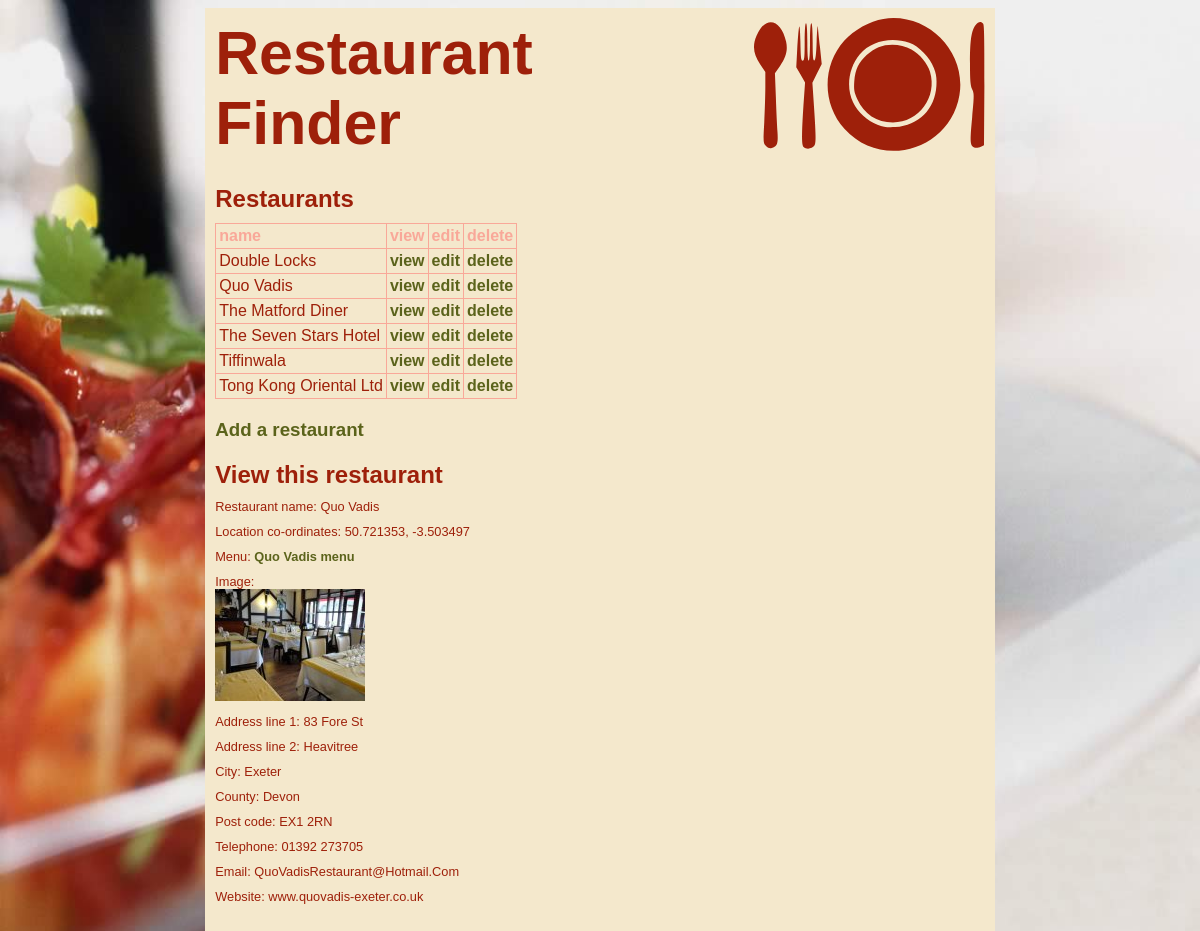
The app's page /restaurantfinder/admin.php?action=view&id=1 (signed in) with its own data.
### tables this page shows
CREATE TABLE IF NOT EXISTS `restaurants` (
  `id` int(6) NOT NULL AUTO_INCREMENT,
  `name` varchar(200) NOT NULL,
  `location_ref` varchar(500) NOT NULL,
  `orig_date` timestamp NOT NULL DEFAULT CURRENT_TIMESTAMP ON UPDATE CURRENT_TIMESTAMP,
  `menu` tinyint(1) NOT NULL,
  `image` varchar(6) NOT NULL,
  `address1` varchar(200) NOT NULL,
  `address2` varchar(200) NOT NULL,
  `city` varchar(200) NOT NULL,
  `county` varchar(200) NOT NULL,
  `postcode` varchar(200) NOT NULL,
  `tel` varchar(200) NOT NULL,
  `email` varchar(200) NOT NULL,
  `website` varchar(200) NOT NULL,
  `user` varchar(200) NOT NULL,
  `deleted` tinyint(1) NOT NULL,
  PRIMARY KEY (`id`)
);

### restaurantfinder/admin.php (called while the page is built)
<?php
require_once('model/dbconnect.php');
require_once('model/functions.php');
require_once('controller/admin.php');
require_once('view/admin.php');
require_once('view/layout.php');
?>

### restaurantfinder/model/functions.php (called while the page is built, shortened)
<?php
function getRestaurants($db){
	try {
		$stmt = $db->query('SELECT id, name FROM restaurants WHERE deleted = 0 ORDER BY name;');
		$getRestaurants = $stmt->fetchAll(PDO::FETCH_ASSOC);
		foreach($getRestaurants as $key => $arr){
			foreach($arr as $arrKey => $arrVal){
				$getRestaurants[$key][$arrKey] = filter_var($arrVal, FILTER_SANITIZE_STRING);
			}
		}
		return $getRestaurants;
	}
	catch(PDOException $ex) {
		return 0;
	}
}
function viewRestaurant($db, $id){
	try {
		$stmt = $db->prepare('SELECT * FROM restaurants WHERE id = :id AND deleted = 0;');
		$stmt->bindParam(':id', $id);
		$stmt->execute();
		$viewRestaurant = $stmt->fetch(PDO::FETCH_ASSOC);
		foreach($viewRestaurant as $key => $val){
			$viewRestaurant[$key] = filter_var($val, FILTER_SANITIZE_STRING);
		}
		return $viewRestaurant;
	}
	catch(PDOException $ex) {
		return 0;
	}
}
?>

### restaurantfinder/controller/admin.php (called while the page is built, shortened)
<?php
if(isset($_GET['action'])){
	if(isset($_GET['id'])){
		$updateId = intval($_GET['id']);
	}
	switch($_GET['action']){
		case 'view':
			$viewRestaurant = viewRestaurant($db,$updateId);
			break;
	}
}
if(isset($_SESSION['user'])){
	$getRestaurants = getRestaurants($db);
}
?>

### restaurantfinder/view/admin.php (the view, shortened to what this page needs)
<?php
$pageContent = '<article>';
if(!isset($_SESSION['user'])){
	$pageContent.= '
			<article>
			<h2>Login</h2>
			<form method="post" action="'.htmlentities($_SERVER["PHP_SELF"]).'">
				<label for "username">Username: <input type="text" name="username" id="username" /></label><br />
				<label for "password">Password: <input type="password" name="password" id="password" /></label><br />
				<input type="submit" name="submit" />
			</form>
			</article>';
} else {
	$pageContent.= '
			<script>
			jQuery.validator.addMethod("postcodeUK", function(value, element) {
			return this.optional(element) || /[A-Z]{1,2}[0-9R][0-9A-Z]? [0-9][ABD-HJLNP-UW-Z]{2}/i.test(value);
			}, "Please specify a valid Postcode");
			jQuery.validator.addMethod("locationRef", function(value, element) {
			return this.optional(element) || /[-+]?([1-8]?\d(\.\d+)?|90(\.0+)?),\s*[-+]?(180(\.0+)?|((1[0-7]\d)|([1-9]?\d))(\.\d+)?)$/i.test(value);
			}, "Please specify a valid location reference");
			$(document).ready(function () {
				$("#adminForm").validate({ // initialize the plugin
					rules: {
						name: {
							required: true,
						},
						address1: {
							required: true,
						},
						city: {
							required: true,
						},
						county: {
							required: true,
						},
						postcode: {
							required: true,
						},
						location_ref: {
							required: true,
							minlength: 5
						},
						email: {
							email: true
						}
					}
				});
			});
			</script>
			<article>
				<h2>Restaurants</h2>
				<table>
					<tr>
						<th>name</th>
						<th>view</th>
						<th>edit</th>
						<th>delete</th>
					</tr>';
	foreach($getRestaurants as $row){
		$pageContent.= '
				<tr>
					<td>'.$row['name'].'</td>
					<td><a href="'.htmlentities($_SERVER["PHP_SELF"]).'?action=view&amp;id='.$row['id'].'">view</a></td>
					<td><a href="'.htmlentities($_SERVER["PHP_SELF"]).'?action=edit&amp;id='.$row['id'].'">edit</a></td>
					<td><a href="'.htmlentities($_SERVER["PHP_SELF"]).'?action=delete&amp;id='.$row['id'].'">delete</a></td>
				</tr>';
	}
	$pageContent.= '
				</table>
			</article>
			<article>
				<h3><a href="'.htmlentities($_SERVER["PHP_SELF"]).'?action=add">Add a restaurant</a></h3>
			</article>';
	if(isset($updateMode)){
		switch($updateMode){
			case 'view':
				if(empty($viewRestaurant)){
					$pageContent = '<p>No restaurants were found.</p>';
				} else {
					$pageContent.= '<article>
					<h2>View this restaurant</h2>
						<p>Restaurant name: '.$viewRestaurant['name'].'</p>
						<p>Location co-ordinates: '.$viewRestaurant['location_ref'].'</p>';
					if($viewRestaurant['menu'] != '0'){
						$pageContent.= '<p>Menu: <a href="uploads/pdf/'.$viewRestaurant['id'].'.pdf">'.$viewRestaurant['name'].' menu</a></p>';
					} else {
						$pageContent.= '<p>Menu: none</p>';
					}
					if($viewRestaurant['image'] != '0'){
						$pageContent.= '<p>Image: <br /><img src="uploads/image/thumb/'.$viewRestaurant['id'].'.'.$viewRestaurant['image'].'" alt="'.$viewRestaurant['name'].'" /></p>';
					} else {
						$pageContent.= '<p>Image: none</p>';
					}
					$pageContent.= '<p>Address line 1: '.$viewRestaurant['address1'].'</p>
						<p>Address line 2: '.$viewRestaurant['address2'].'</p>
						<p>City: '.$viewRestaurant['city'].'</p>
						<p>County: '.$viewRestaurant['county'].'</p>
						<p>Post code: '.$viewRestaurant['postcode'].'</p>
						<p>Telephone: '.$viewRestaurant['tel'].'</p>
						<p>Email: '.$viewRestaurant['email'].'</p>
						<p>Website: '.$viewRestaurant['website'].'</p>
					</article>';
				}
				break;
		}
	}
}
$pageContent.= '</article>';
?>

### restaurantfinder/view/layout.php (shortened to what this page needs)
<!DOCTYPE html>
<html>
	<head>
		<link rel="stylesheet" type="text/css" href="css/main.css">
		<link rel="stylesheet" type="text/css" href="css/mobile.css" media="only screen and (min-device-width : 320px) and (max-device-width : 480px)">
		<link rel="stylesheet" type="text/css" href="css/tablet.css" media="only screen and (min-device-width : 481px) and (max-device-width : 800px)">
		<link rel="stylesheet" type="text/css" href="css/desktop.css" media="only screen and (min-device-width : 801px)">
	</head>
	<body>
		<div id="background">
			<header>
				<h1><a href="index.php">Restaurant<br /> Finder</a></h1>
			</header>
			<?php echo($pageContent) ?>
		</div>
	</body>
</html>

### restaurantfinder/css/main.css (style rules this page uses)
body { font-family: Arial, Helvetica, Sans-serif; background-color:#F4E8CC; }
table { border: 1px solid #F9A899; border-collapse: collapse; margin:10px 0px; }
table td, table th { border: 1px solid #F9A899; padding:3px; }
table th { color:#F9A899; }
p,h1,h2,h3,ul,li,td,th,form { color:#9E200A; padding:0px; margin:0px; text-align:left; }
h3 { margin-top:5px; }
a:link { color: #5B631B; font-weight:bold; text-decoration:none; }
h1 a:link, h1 a:visited, h1 a:hover, h1 a:active { color:#9E200A; text-decoration:none; }
#background { background-color:#F4E8CC; }

### restaurantfinder/css/mobile.css (style rules this page uses)
body { background: url(../images/bg.jpg); background-repeat: no-repeat; background-size: 100% 100%; padding:0px; margin:0px; }
h1 { font-size:550%; font-weight: normal; text-align: left; }
h2 { font-size:400%; }
p,li { font-size:250%; }
article, p { margin:20px 0px; }
header { height:150pt; }
header svg { float:right; width:242pt; height:140pt; }
#background { width:80%; padding:30px; margin:0% 0% 0% 15%; }

### restaurantfinder/css/tablet.css (style rules this page uses)
body { background: url(../images/bg.jpg); background-repeat: no-repeat; background-size: 100% 100%; text-align: center; }
h1 { font-size: 380%; font-weight: normal; text-align: left; }
p { font-size:80%; margin: 10px 0px; }
article { margin:20px 0px; }
header { height: 110pt; }
header svg { float:right; }
#background { width:65%; margin-left: auto; margin-right: auto; padding: 10px; text-align: left; min-width: 600px; }

### restaurantfinder/css/desktop.css (style rules this page uses)
body { background: url(../images/bg.jpg); background-repeat: no-repeat; background-size: 100% 100%; text-align: center; }
h1 { font-size: 380%; font-weight: normal; text-align: left; }
p { font-size:80%; margin: 10px 0px; }
article { margin:20px 0px; }
header { height: 110pt; }
header svg { float:right; }
#background { width:65%; margin-left: auto; margin-right: auto; padding: 10px; text-align: left; min-width: 600px; }

### records on screen
restaurants: name "Double Locks"
restaurants: name "Quo Vadis", location_ref "50.721353, -3.503497", address1 "83 Fore St", address2 "Heavitree", city "Exeter", county "Devon", postcode "EX1 2RN", tel "01392 273705", email "QuoVadisRestaurant@Hotmail.Com", website "www.quovadis-exeter.co.uk"
restaurants: name "The Matford Diner"
restaurants: name "The Seven Stars Hotel"
restaurants: name "Tiffinwala"
restaurants: name "Tong Kong Oriental Ltd"
